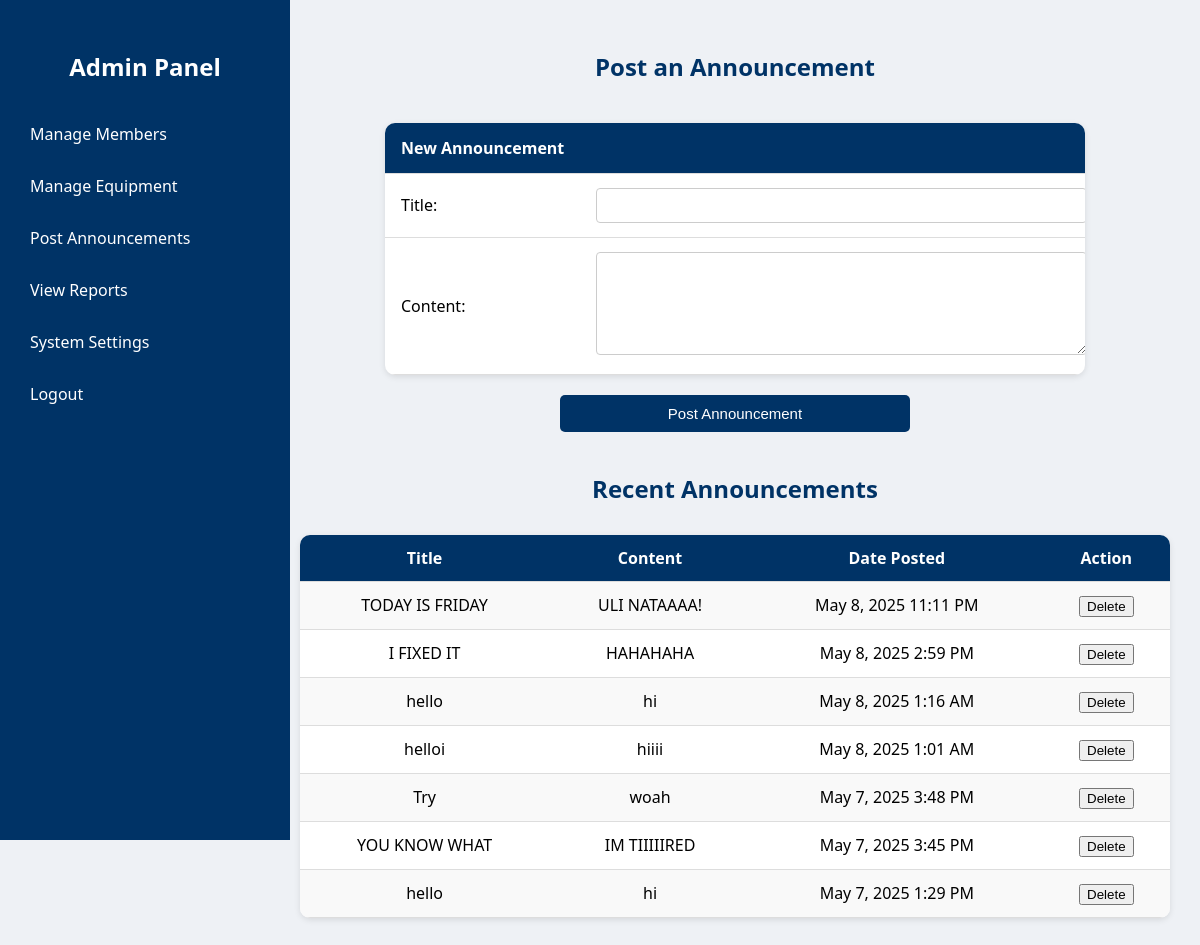
The app's page /post_announcements.php (signed in), older data.
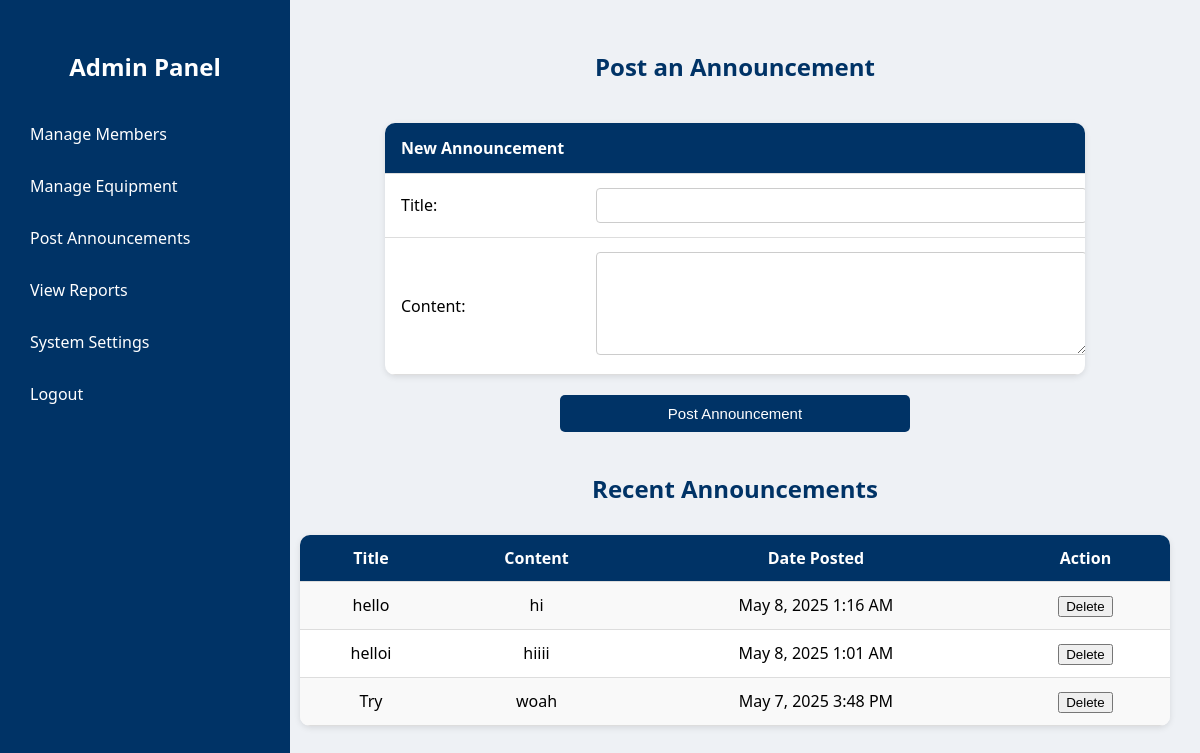
The same page, newer data.
### tables this page shows
CREATE TABLE `announcements` (
  `id` int(11) NOT NULL,
  `admin_id` int(11) NOT NULL,
  `title` varchar(255) NOT NULL,
  `content` text NOT NULL,
  `date_posted` timestamp NOT NULL DEFAULT current_timestamp(),
  `created_at` timestamp NOT NULL DEFAULT current_timestamp()
);

### post_announcements.php (the view, shortened to what this page needs)
<?php
include 'db_connect.php';
$announcements = [];
$sql = "SELECT id, title, content, created_at FROM announcements ORDER BY created_at DESC LIMIT 10";
$result = $conn->query($sql);
if ($result->num_rows > 0) {
    while ($row = $result->fetch_assoc()) {
        $announcements[] = $row;
    }
}
?>
<!DOCTYPE html>
<html lang="en">
<head>
</head>
<body>
<div class="sidebar" id="sidebar">
    <h2><a href="admin_panel.php" style="color:white; text-decoration:none;">Admin Panel</a></h2>
    <a href="manage_members.php">Manage Members</a>
    <a href="manage_equipment.php">Manage Equipment</a>
    <a href="post_announcements.php">Post Announcements</a>
    <a href="view_reports.php">View Reports</a>
    <a href="settings.php">System Settings</a>
    <a href="logout.php">Logout</a>
</div>
<div class="container">
    <h2>Post an Announcement</h2>
    <div class="form-wrapper">
        <form method="POST">
            <table>
                <tr>
                    <th colspan="2">New Announcement</th>
                </tr>
                <tr>
                    <td><label for="title">Title:</label></td>
                    <td><input type="text" name="title" id="title" required></td>
                </tr>
                <tr>
                    <td><label for="content">Content:</label></td>
                    <td><textarea name="content" id="content" rows="5" required></textarea></td>
                </tr>
            </table>
            <button type="submit" class="submit-btn">Post Announcement</button>
        </form>
    </div>
    <h2>Recent Announcements</h2>
    <?php if (count($announcements) > 0): ?>
        <table class="announcement-table">
    <tr>
        <th>Title</th>
        <th>Content</th>
        <th>Date Posted</th>
        <th>Action</th>
    </tr>
    <?php foreach ($announcements as $a): ?>
        <tr>
            <td><?php echo htmlspecialchars($a['title']); ?></td>
            <td><?php echo nl2br(htmlspecialchars($a['content'])); ?></td>
            <td><?php echo date("F j, Y g:i A", strtotime($a['created_at'])); ?></td>
            <td>
                <form method="POST" onsubmit="return confirmDelete();">
    <button type="submit" class="delete-btn">Delete</button>
</form>
            </td>
        </tr>
    <?php endforeach; ?>
</table>
    <?php else: ?>
        <p style="text-align:center;">No announcements found.</p>
    <?php endif; ?>
</div>
</body>
</html>

Row changes from the older to the newer data that the page shows:
removed announcements: title "TODAY IS FRIDAY", content "ULI NATAAAA!", created_at "May 8, 2025 11:11 PM"
removed announcements: title "I FIXED IT", content "HAHAHAHA", created_at "May 8, 2025 2:59 PM"
removed announcements: title "YOU KNOW WHAT", content "IM TIIIIIRED", created_at "May 7, 2025 3:45 PM"
removed announcements: title "hello", content "hi", created_at "May 7, 2025 1:29 PM"
